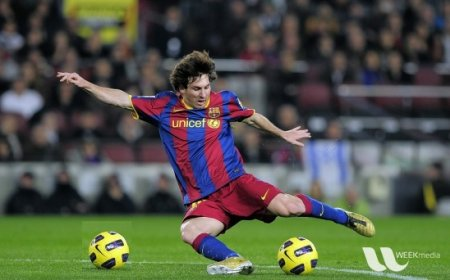
#> input picture ch2_opencv_core_operation/messi.jpg, 450 x 280 px
$ jupyter execute 3.performance.ipynb
#> lines starting #> are read from the running program, lines starting #| are printed output that depends on the picture
# 性能测量和改进技术

getTickCount() 用于返回时间周期数的"时间戳"
cv.getTickFrequency函数返回时钟周期的频率;

[cell 1]
import cv2 as cv
e1 = cv.getTickCount()
#你的执行的代码
e2 = cv.getTickCount()
time = (e2 - e1)/cv.getTickFrequency()
print(time)

[cell 2]
import cv2 as cv
img1 = cv.imread('messi.jpg')
#> img1 is the input picture: shape (280, 450, 3); mean B, G, R 72.3, 85.8, 82.3
e1 = cv.getTickCount()
for i in range(5,49,2):
    img1 = cv.medianBlur(img1,i)
#> this loop made 22 passes
#> pass 1, `img1 = cv.medianBlur(img1,i)`:
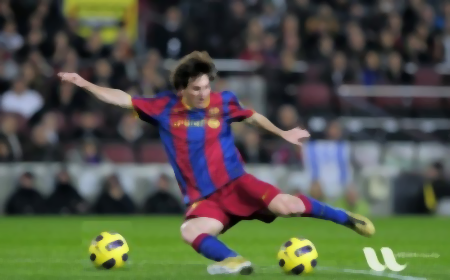
#> img1: shape (280, 450, 3); mean B, G, R 72.1, 85.7, 82.2
#> pass 3, `img1 = cv.medianBlur(img1,i)`:
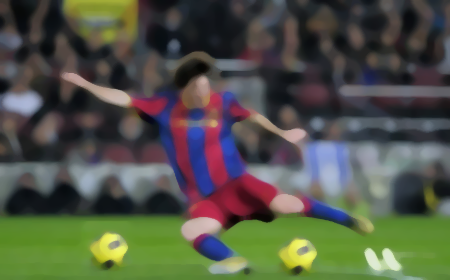
#> img1: shape (280, 450, 3); mean B, G, R 71.3, 85.4, 81.8
#> after the loop:
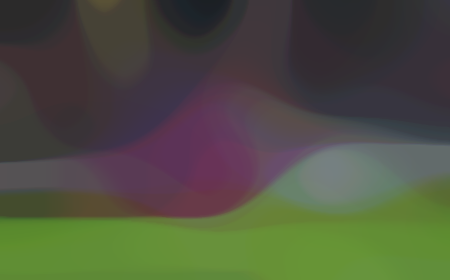
#> img1: shape (280, 450, 3); mean B, G, R 64.5, 81.9, 78.6
e2 = cv.getTickCount()
t = (e2 - e1)/cv.getTickFrequency()
print( t )
# 得到的结果是 0.521107655 秒
